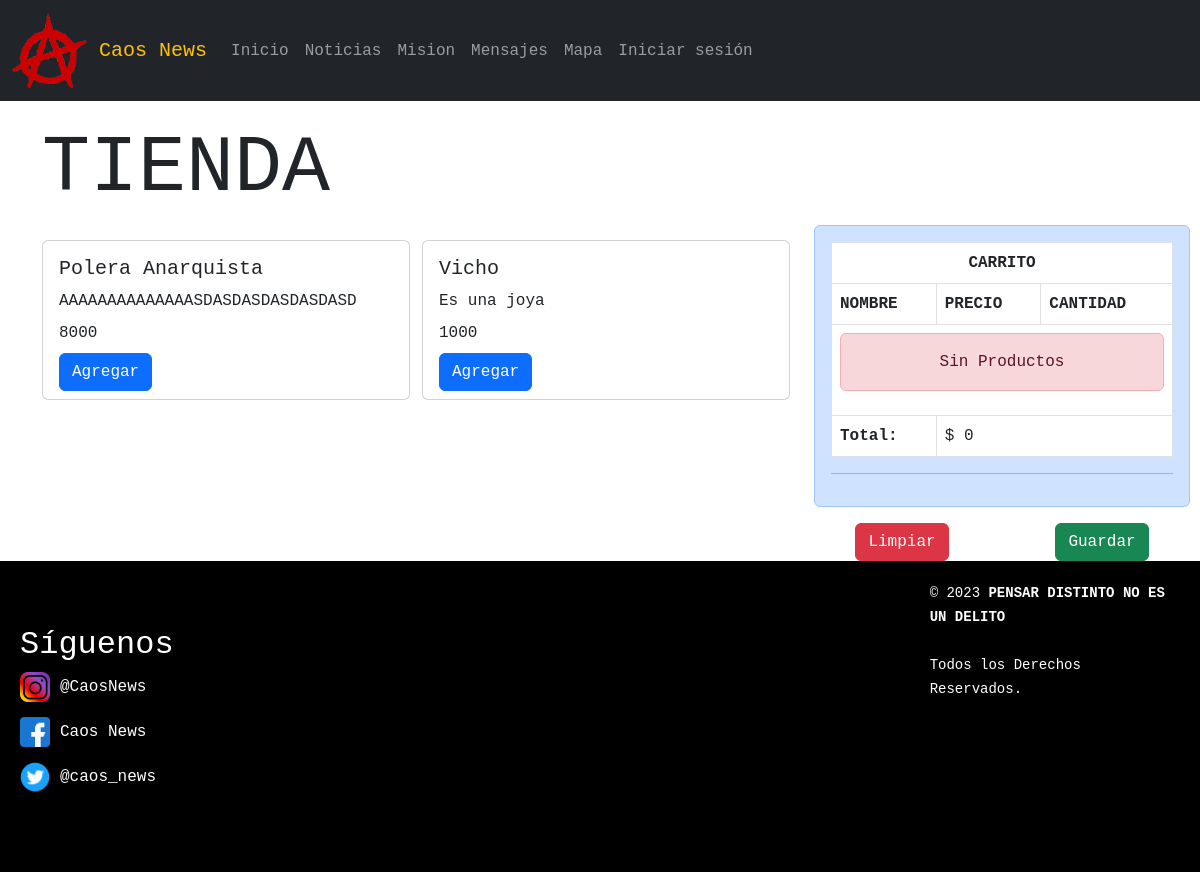
The page /tienda on the database its author committed.
### app/models.py (models this page shows, shortened)
class Producto(models.Model):
    nombre = models.CharField(max_length=50)
    descripcion = models.TextField(max_length=200)
    precio = models.IntegerField()
    imagen = models.ImageField(upload_to="productos", null=True)

### app/views.py (the view)
# urls.py: path('tienda', tienda, name="Tienda"),
def tienda(request):
    productos = Producto.objects.all()
    return render(request, 'app/tienda.html', {'productos':productos})

### app/context_processor.py (called while the page is built)
def total_carrito(request):
    total = 0
    if request.user.is_authenticated:
        if "carrito" in request.session.keys():
            for key, value in request.session["carrito"].items():
                total += int(value["acumulado"])
    return {"total_carrito": total}

### app/templates/app/tienda.html
{% extends 'app/base.html' %}
{% load static %}
{% block contenido %}
<div class="container">
    <div class="row">
        <div class="col-12 align-self-center"><h1 class="display-1">TIENDA</h1></div>
    </div>
    <div class="row">
        <div class="col-8">
            <div class="row" style="padding: 10px 0;">
                <div class="col-12">
                    <div class="row">
                        {% for producto in productos %}
                        <div class="col-6">
                            <div class="card" style="height: 10rem; width: 23rem; margin: 5px 0px;">
                                <div class="card-body">
                                    <h5 class="card-title">{{producto.nombre}}</h5>
                                    <p class="card-title">{{producto.descripcion}}</p>
                                    <p class="card-title">{{producto.precio}}</p>
                                    <a href="{% url 'Add' producto.id %}" class="btn btn-primary">Agregar</a>
                                </div>
                            </div>
                        </div>
                        {% endfor %}
                    </div>
                </div>
            </div>
        </div>
        <div class="col-4">
            {% include "app/carrito.html" %}
        </div>
    </div>
</div>
{% endblock %}

### app/static/app/CSS/style.css (style rules this page uses)
* { padding: 0; margin: 0; font-family: Courier; }

### rows shown on the page
Producto: nombre "Polera Anarquista", descripcion "AAAAAAAAAAAAAASDASDASDASDASDASD", precio "8000"
Producto: nombre "Vicho", descripcion "Es una joya", precio "1000"

### other values the page prints
{{ total_carrito }} "0"
